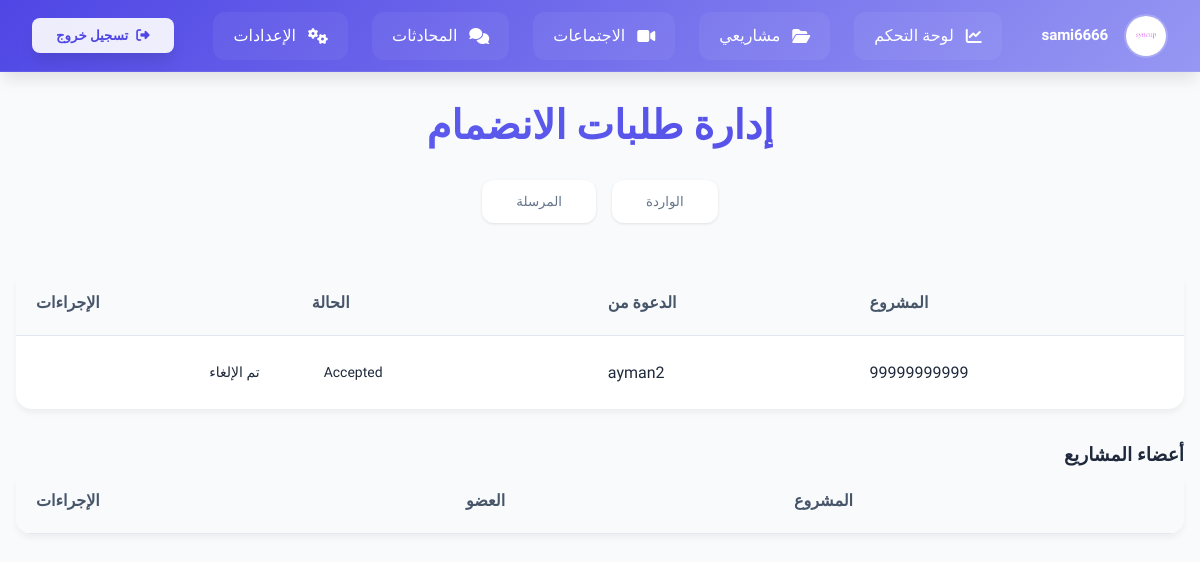
The app's page /projects/invitations/ (signed in), older data.
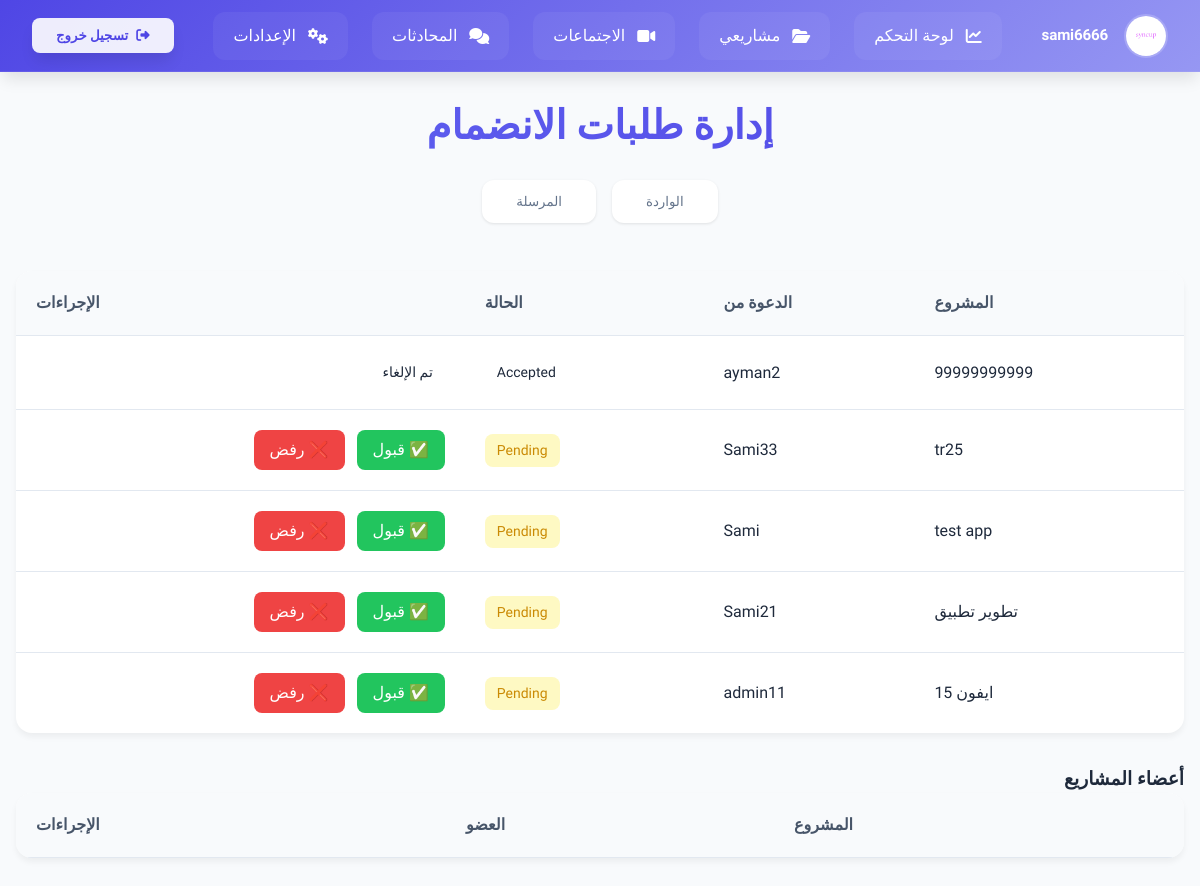
The same page, newer data.
### projects/models.py (models this page shows, shortened)
class ProjectInvitation(models.Model):
    project = models.ForeignKey(Project, on_delete=models.CASCADE, related_name='invitations')
    invited_user = models.ForeignKey(CustomUser, on_delete=models.CASCADE, related_name='project_invitations')
    created_at = models.DateTimeField(auto_now_add=True)
    status = models.CharField(
        max_length=20,
        choices=[('pending', 'Pending'), ('accepted', 'Accepted'), ('declined', 'Declined')],
        default='pending'
    )
    def __str__(self):
        return f"Invitation to {self.invited_user.username} for {self.project.name}"

class Project(models.Model):
    STATUS_CHOICES = [
        ('pending', 'Pending'),
        ('in_progress', 'In Progress'),
        ('completed', 'Completed'),
    ]
    COLOR_CHOICES = [
        ('purple', 'Purple'),
        ('red', 'Red'),
        ('blue', 'Blue'),
        ('green', 'Green'),
        ('orange', 'Orange'),
        ('pink', 'Pink'),
    ]
    name = models.CharField(max_length=255)  # Project name
    description = models.TextField(blank=True, null=True)  # Project description
    start_date = models.DateField()  # Start date
    end_date = models.DateField(blank=True, null=True)  # End date
    owner = models.ForeignKey(CustomUser, on_delete=models.CASCADE, related_name='owned_projects')  # Project owner
    members = models.ManyToManyField(CustomUser, related_name='projects', blank=True)  # Project members
    created_at = models.DateTimeField(auto_now_add=True)  # Creation date
    category = models.ForeignKey(ProjectType, on_delete=models.CASCADE)
    status = models.CharField(max_length=20, choices=STATUS_CHOICES, default='pending')  # Project status
    logo = models.ImageField(upload_to='project_logos/', blank=True, null=True)  # Project logo
    project_color = models.CharField(max_length=10, choices=COLOR_CHOICES, default='blue')  # Project color

### users/models.py (models this page shows, shortened)
class CustomUser(AbstractUser):
    phone_regex = RegexValidator(
        regex=r'^05\d{8}$',
        message="Phone number must start with 05 and be exactly 10 digits."
    )
    phone_number = models.CharField(
        max_length=10,
        unique=True,
        validators=[phone_regex],
        help_text="Phone number must start with 05 and contain exactly 10 digits."
    )
    ROLE_CHOICES = [
        ('member', 'Member'),
        ('expert', 'Expert')
    ]
    role = models.CharField(
        max_length=10,
        choices=ROLE_CHOICES,
        default='member'
    )
    profile_image = models.ImageField(
        upload_to='profile_pics/',
        default='profile_pics/p.png',
        blank=True,
        null=True
    )
    short_bio = models.CharField(
        max_length=15,
        blank=True,
        help_text="Short description (e.g., AI Expert, UI Guru)."
    )
    full_bio = models.TextField(
        blank=True,
        help_text="Detailed biography or personal summary."
    )
    groups = models.ManyToManyField(
        'auth.Group',
        related_name='custom_user_groups',
        blank=True
    )
    user_permissions = models.ManyToManyField(
        'auth.Permission',
        related_name='custom_user_permissions',
        blank=True
    )

### projects/views.py (the view)
# urls.py: path('invitations/', received_invitations, name='received_invitations'),  # ✅ عرض الدعوات المستلمة
@login_required
def received_invitations(request):
    invitations = ProjectInvitation.objects.filter(invited_user=request.user).select_related('project')
    sent_requests = ProjectInvitation.objects.filter(project__owner=request.user).select_related('invited_user', 'project')
    received_requests = JoinRequest.objects.filter(project__owner=request.user)
    print("Invitations:", invitations)
    print("Sent Requests:", sent_requests)  # ✅ تحقق من أن الطلبات المرسلة يتم جلبها الآن
    print("Received Requests:", received_requests)
    return render(request, 'received_invitations.html', {
        'invitations': invitations,
        'sent_requests': sent_requests,  # ✅ تمرير جميع الطلبات المرسلة
        'received_requests': received_requests  # ✅ تمرير جميع الطلبات المستلمة
    })

### templates/received_invitations.html (shortened to what this page needs)
<!DOCTYPE html>
<html lang="en">
<head>
</head>
<body>
{% include 'navbar.html' %}
<div class="container">
    <header class="management-header">
        <h1>إدارة طلبات الانضمام</h1>
        <div class="tabs-nav">
            <button class="tab-button active" onclick="showSection('received')">الواردة</button>
            <button class="tab-button" onclick="showSection('sent')">المرسلة</button>
        </div>
    </header>
    <section id="received-section" class="requests-container">
        {% if invitations %}
            <table class="collaboration-table">
                <thead>
                    <tr>
                        <th>المشروع</th>
                        <th>الدعوة من</th>
                        <th>الحالة</th>
                        <th>الإجراءات</th>
                    </tr>
                </thead>
                <tbody>
                    {% for invitation in invitations %}
                    <tr>
                        <td>{{ invitation.project.name }}</td>
                        <td>{{ invitation.project.owner.username }}</td>
                        <td>
                            <span class="status-badge {% if invitation.status == 'canceled' %}status-canceled{% elif invitation.status == 'pending' %}status-pending{% endif %}">
                                {{ invitation.status|title }}
                            </span>
                        </td>
                        <td>
                            <div class="actions-container">
                                {% if invitation.status == 'pending' %}
                                    <a href="{% url 'respond_to_invitation' invitation.id 'accept' %}" class="action-btn btn-accept">
                                        ✅ قبول
                                    </a>
                                    <a href="{% url 'respond_to_invitation' invitation.id 'reject' %}" class="action-btn btn-reject">
                                        ❌ رفض
                                    </a>
                                {% else %}
                                    <span class="status-badge status-canceled">تم الإلغاء</span>
                                {% endif %}
                            </div>
                        </td>
                    </tr>
                    {% endfor %}
                </tbody>
            </table>
        {% else %}
            <div class="empty-state">
                <p>لا توجد دعوات حالية</p>
            </div>
        {% endif %}
    </section>
    <h3 style="margin-top: 2rem;">أعضاء المشاريع</h3>
    <section class="requests-container">
        <table class="collaboration-table">
            <thead>
                <tr>
                    <th>المشروع</th>
                    <th>العضو</th>
                    <th>الإجراءات</th>
                </tr>
            </thead>
        </table>
    </section>
</div>
</body>
</body>
</html>

Row changes from the older to the newer data that the page shows:
added ProjectInvitation: project.name "tr25", project.owner.username "Sami33", status "Pending", shows "✅ قبول"
added ProjectInvitation: project.name "test app", project.owner.username "Sami", status "Pending", shows "✅ قبول"
added ProjectInvitation: project.name "تطوير تطبيق", project.owner.username "Sami21", status "Pending", shows "✅ قبول"
added ProjectInvitation: project.name "ايفون 15", project.owner.username "admin11", status "Pending", shows "✅ قبول"
